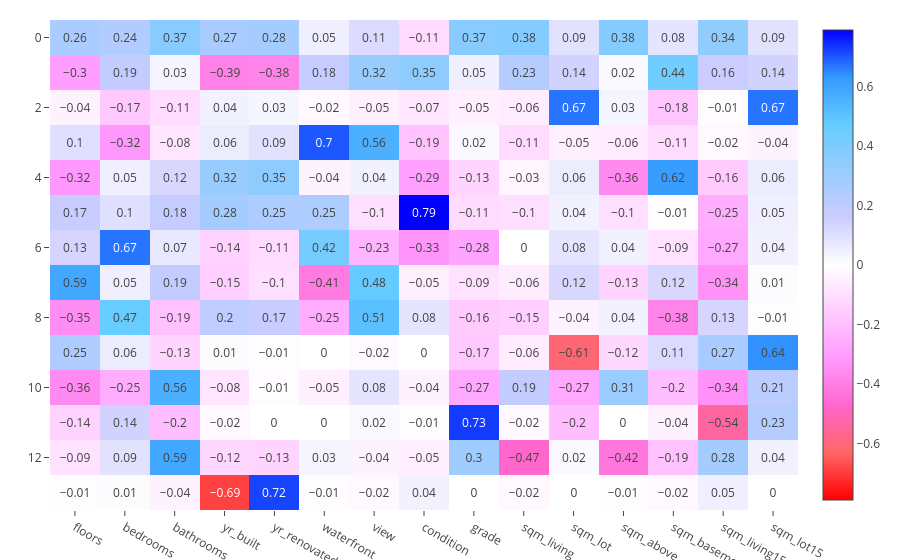

The notebook cell saved with this chart:
### Code cell
px.imshow(pd.DataFrame(np.round(pca14.components_, 2), columns=list(kc_pca.columns)),
          text_auto=True, color_continuous_scale=px.colors.diverging.Picnic_r,
          color_continuous_midpoint=0)

### Figure 1 — Plotly figure (JSON) as saved in the notebook; plotly's stock layout.template omitted (floating-point values rounded to 4 significant figures; data arrays with more than 128 entries replaced by an {"elided": "..."} marker saying what was removed)
{"data": [{"coloraxis": "coloraxis", "hovertemplate": "x: %{x}<br>y: %{y}<br>color: %{z}<extra></extra>", "name": "0", "texttemplate": "%{z}", "type": "heatmap", "x": ["floors", "bedrooms", "bathrooms", "yr_built", "yr_renovated", "waterfront", "view", "condition", "grade", "sqm_living", "sqm_lot", "sqm_above", "sqm_basement", "sqm_living15", "sqm_lot15"], "xaxis": "x", "y": [0, 1, 2, 3, 4, 5, 6, 7, 8, 9, 10, 11, 12, 13], "yaxis": "y", "z": {"elided": "14x15 float values"}}], "layout": {"coloraxis": {"cmid": 0, "colorscale": [[0, "rgb(255,0,0)"], [0.1, "rgb(255,102,102)"], [0.2, "rgb(255,102,204)"], [0.3, "rgb(255,153,255)"], [0.4, "rgb(255,204,255)"], [0.5, "rgb(255,255,255)"], [0.6, "rgb(204,204,255)"], [0.7, "rgb(153,204,255)"], [0.8, "rgb(102,204,255)"], [0.9, "rgb(51,153,255)"], [1, "rgb(0,0,255)"]]}, "xaxis": {"anchor": "y", "constrain": "domain", "domain": [0, 1], "scaleanchor": "y"}, "yaxis": {"anchor": "x", "autorange": "reversed", "constrain": "domain", "domain": [0, 1]}}}
